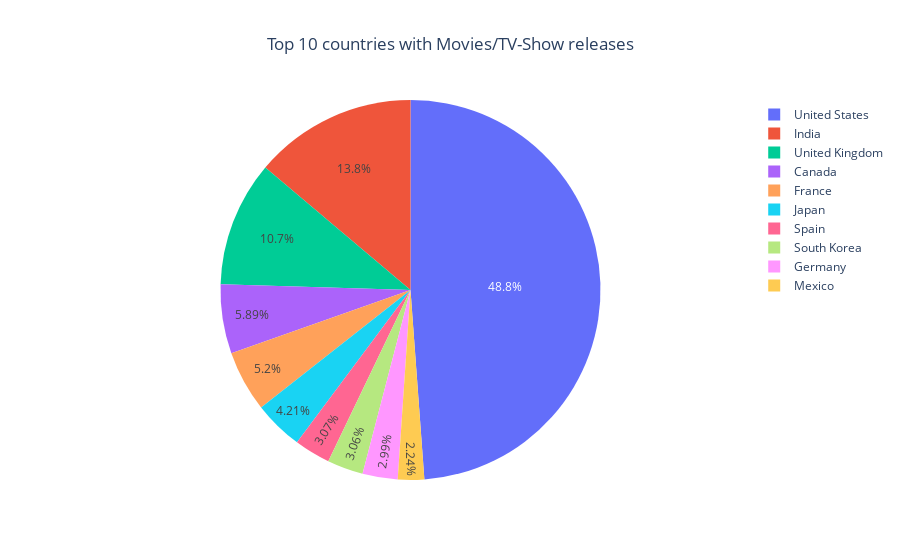

The notebook cell this image was saved under:
### Code cell
fig= px.pie(countries_netflix.head(10), names= 'country', values= 'count', title= 'Top 10 countries with Movies/TV-Show releases')
fig.update_layout(title_x= 0.5)
fig.show()

### Figure 1 — Plotly figure (JSON) as saved in the notebook; plotly's stock layout.template omitted (floating-point values rounded to 4 significant figures)
{"data": [{"domain": {"x": [0, 1], "y": [0, 1]}, "hovertemplate": "country=%{label}<br>count=%{value}<extra></extra>", "labels": ["United States", "India", "United Kingdom", "Canada", "France", "Japan", "Spain", "South Korea", "Germany", "Mexico"], "legendgroup": "", "name": "", "showlegend": true, "type": "pie", "values": [3690, 1046, 806, 445, 393, 318, 232, 231, 226, 169]}], "layout": {"legend": {"tracegroupgap": 0}, "title": {"text": "Top 10 countries with Movies/TV-Show releases", "x": 0.5}}}
